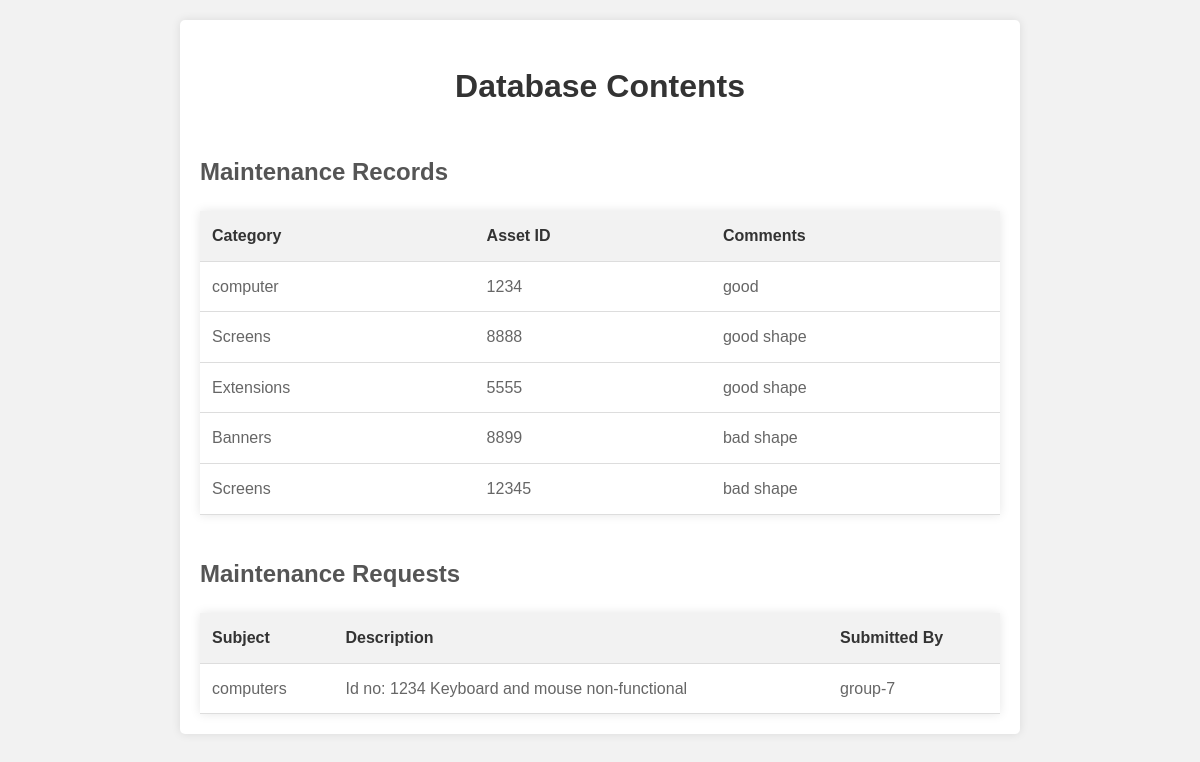
The page /database/ on the database as committed earlier.
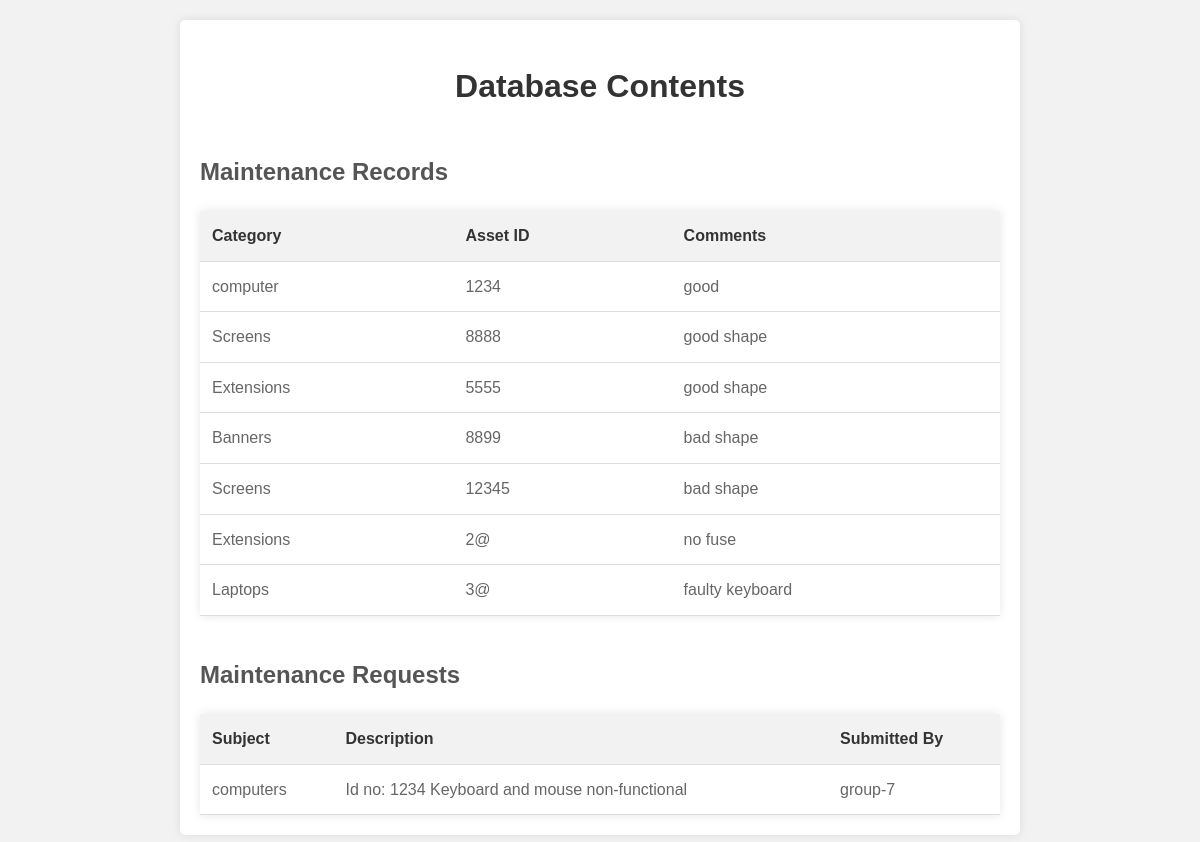
The same page on the database as committed later.
### dashboard/models.py (models this page shows, shortened)
class MaintenanceRecord(models.Model):
    category = models.CharField(max_length=100)
    asset_id = models.CharField(max_length=50)
    comments = models.TextField()
    return_item = models.CharField(max_length=3, choices=[('yes', 'Yes'), ('no', 'No')])
    default='no'

class MaintenanceRequest(models.Model):
    subject = models.CharField(max_length=100)
    description = models.TextField()
    submitted_by = models.ForeignKey(User, on_delete=models.CASCADE)
    submitted_at = models.DateTimeField(auto_now_add=True)

### dashboard/views.py (the view)
# urls.py: path('database/', views.database_contents_view, name='database_contents'),   # Corrected view function here
def database_contents_view(request):
    maintenance_records = MaintenanceRecord.objects.all()
    maintenance_requests = MaintenanceRequest.objects.all()
    return render(request, 'database_contents.html', {
        'maintenance_records': maintenance_records,
        'maintenance_requests': maintenance_requests
    })

### templates/database_contents.html (shortened to what this page needs)
<!DOCTYPE html>
<html lang="en">
<head>
    {% load static %}
</head>
<body>
    <div class="container">
        <h1>Database Contents</h1>
        <h2>Maintenance Records</h2>
        <table>
            <thead>
                <tr>
                    <th>Category</th>
                    <th>Asset ID</th>
                    <th>Comments</th>
                </tr>
            </thead>
            <tbody>
                {% for record in maintenance_records %}
                <tr>
                    <td>{{ record.category }}</td>
                    <td>{{ record.asset_id }}</td>
                    <td>{{ record.comments }}</td>
                </tr>
                {% empty %}
                <tr>
                    <td colspan="3">No maintenance records found.</td>
                </tr>
                {% endfor %}
            </tbody>
        </table>
        <h2>Maintenance Requests</h2>
        <table>
            <thead>
                <tr>
                    <th>Subject</th>
                    <th>Description</th>
                    <th>Submitted By</th>
                </tr>
            </thead>
            <tbody>
                {% for request in maintenance_requests %}
                <tr>
                    <td>{{ request.subject }}</td>
                    <td>{{ request.description }}</td>
                    <td>{{ request.submitted_by.username }}</td>
                </tr>
                {% empty %}
                <tr>
                    <td colspan="3">No maintenance requests found.</td>
                </tr>
                {% endfor %}
            </tbody>
        </table>
    </div>
</body>
</html>

### templates/database_contents.html (style rules this page uses)
body { font-family: Arial, sans-serif; line-height: 1.6; margin: 20px; padding: 0; background-color: #f2f2f2; }
.container { max-width: 800px; margin: 0 auto; padding: 20px; background-color: #fff; box-shadow: 0 0 10px rgba(0,0,0,0.1); border-radius: 5px; }
h1 { text-align: center; margin-bottom: 20px; color: #333; }
h2 { margin-top: 40px; color: #555; }
table { width: 100%; border-collapse: collapse; margin-top: 20px; box-shadow: 0 0 10px rgba(0,0,0,0.1); }
table th, table td { padding: 12px; text-align: left; border-bottom: 1px solid #ddd; }
table th { background-color: #f2f2f2; color: #333; }
table td { background-color: #fff; color: #666; }
table td:first-child, table th:first-child { border-left: none; }
table td:last-child, table th:last-child { border-right: none; }

Rows that differ between the two databases and show on the page:
added MaintenanceRecord: category "Extensions", asset_id "2@", comments "no fuse"
added MaintenanceRecord: category "Laptops", asset_id "3@", comments "faulty keyboard"
